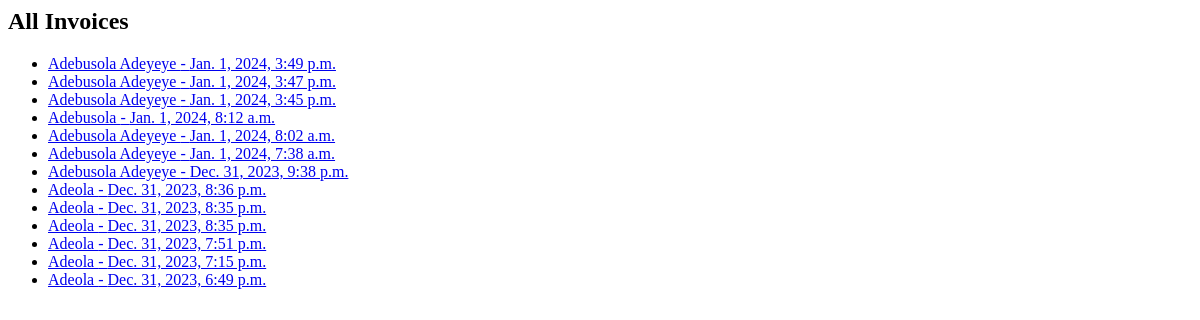
Before: /invoice/customer/invoices with the older database file.
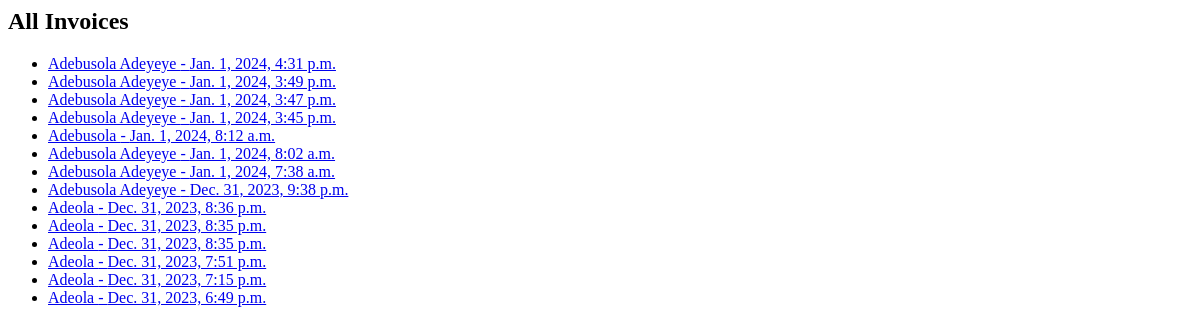
After: the same page with the newer database file.
### invoice/models.py (models this page shows, shortened)
class Invoice(BaseModel):
    customer = models.ForeignKey(Customer, on_delete=models.CASCADE, related_name='invoices')
    date = models.DateTimeField(auto_now_add=True)
    deposit = models.DecimalField(max_digits=10, decimal_places=2, default=0)
    deposit2 = models.DecimalField(max_digits=10, decimal_places=2, default=0)

class Customer(BaseModel):
    name = models.CharField(max_length=300)
    address = models.TextField()
    phone_number = models.JSONField()
    invoice = models.ForeignKey('Invoice', on_delete=models.SET_NULL, null=True,
                                 blank=True, related_name="customers")

### invoice/views.py (the view)
# urls.py: path('customer/invoices', InvoiceListView.as_view(), name='invoice_list'),
class InvoiceListView(View):
    template_name = 'invoice/invoice_list.html'
    def get(self, request):
        invoices = Invoice.objects.all()
        return render(request, self.template_name, {'invoices': invoices})

### invoice/templates/invoice/invoice_list.html
{% block content %}
  <h2>All Invoices</h2>
  <ul>
    {% for invoice in invoices %}
      <li><a href="{% url 'invoice:invoice_detail' invoice.id %}">{{ invoice.customer.name }} - {{ invoice.date }}</a></li>
    {% endfor %}
  </ul>
{% endblock %}

Changed rows visible on the page:
added Invoice: customer.name "Adebusola Adeyeye", date "Jan. 1, 2024, 4:31 p.m."
